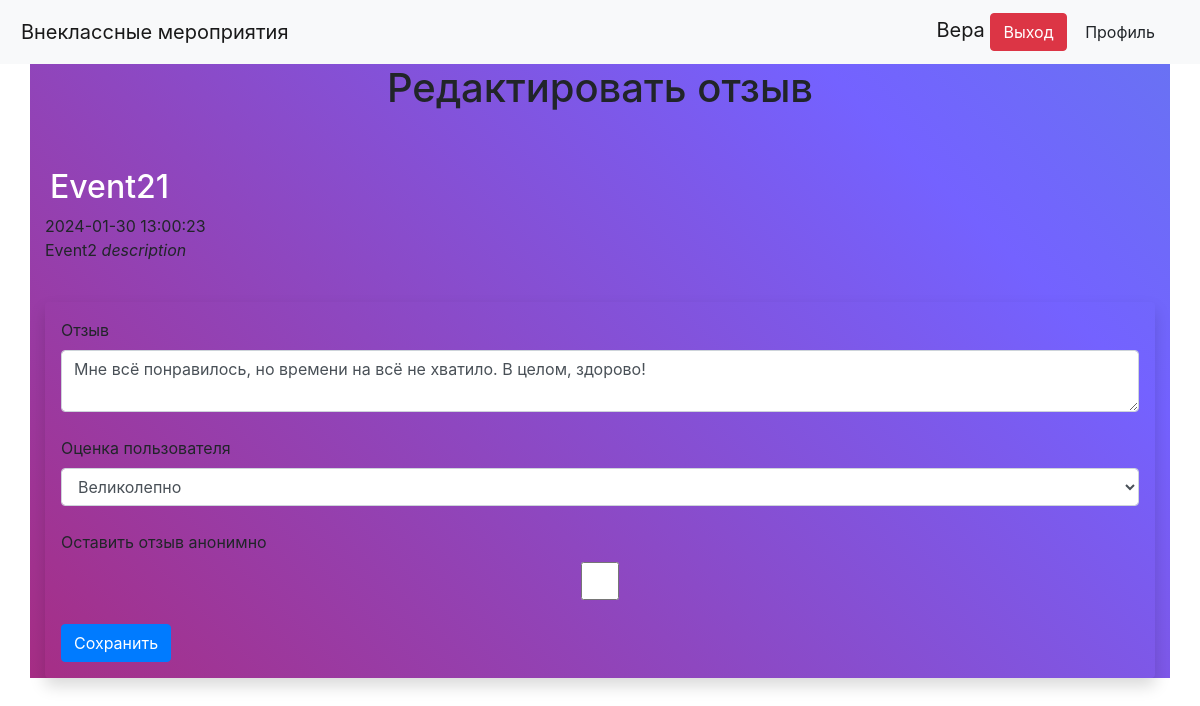
Screenshot of /feedbacks/edit/27 (signed in) with the database file from the repository.
### data/users.py (models this page shows, shortened)
class User(SqlAlchemyBase, UserMixin):
    __tablename__ = 'users'
    id = db.Column(db.Integer, primary_key=True, autoincrement=True)
    name = db.Column(db.VARCHAR, nullable=True)
    email = db.Column(db.VARCHAR, index=True, unique=True, nullable=True)
    last_name = db.Column(db.VARCHAR, nullable=True)
    fathers_name = db.Column(db.VARCHAR, nullable=True)
    occupation = db.Column(db.VARCHAR, nullable=True)
    school_num = db.Column(db.VARCHAR, nullable=True)
    class_num = db.Column(db.VARCHAR, nullable=True)
    city = db.Column(db.VARCHAR, nullable=True)
    about = db.Column(db.VARCHAR, nullable=True)
    hashed_password = db.Column(db.VARCHAR, nullable=True)
    created_date = db.Column(db.DateTime, default=datetime.datetime.now)
    is_active = db.Column(db.CHAR, nullable=True)
    profile_picture = db.Column(db.VARCHAR, nullable=True)
    events = orm.relationship("Events", backref='event_poster')
    feedbacks = orm.relationship("Feedbacks", backref='feedback_poster')

### data/events.py (models this page shows)
class Events(SqlAlchemyBase):
    __tablename__ = 'events'
    id = db.Column(db.Integer, primary_key=True, autoincrement=True)
    title = db.Column(db.VARCHAR, nullable=False)
    description = db.Column(db.VARCHAR, nullable=False)
    event_picture = db.Column(db.VARCHAR, nullable=True)
    event_date_time = db.Column(db.DateTime, default=datetime.datetime.now)
    created_date = db.Column(db.DateTime, default=datetime.datetime.now)
    poster_id = db.Column(db.Integer, db.ForeignKey("users.id"))
    category_id = db.Column(db.Integer, db.ForeignKey("categories.id"))
    feedbacks = orm.relationship("Feedbacks", backref='event')

### data/feedbacks.py (models this page shows)
class Feedbacks(SqlAlchemyBase):
    __tablename__ = 'feedbacks'
    id = db.Column(db.Integer, primary_key=True, autoincrement=True)
    feedback = db.Column(db.VARCHAR, nullable=False)
    user_score = db.Column(db.VARCHAR, nullable=True)
    sentiment_score = db.Column(db.Integer, nullable=True)
    created_date = db.Column(db.DateTime, default=datetime.datetime.now)
    is_anonymous = db.Column(db.Boolean, default=False)
    poster_id = db.Column(db.Integer, db.ForeignKey("users.id"))
    event_id = db.Column(db.Integer, db.ForeignKey("events.id"))

### main.py (the view, shortened to what this page needs)
@app.route('/feedbacks/edit/<int:id>', methods=['GET', 'POST'])
def edit_feedback(id):
    form = FeedbackForm()
    db_sess = db_session.create_session()
    feedback = db_sess.query(Feedbacks).filter(Feedbacks.id == id).first()
    if id == feedback.poster_id or current_user.id == 1:
        form.feedback.data = feedback.feedback
        form.user_score.data = feedback.user_score
        form.is_anonymous.data = feedback.is_anonymous
    else:
        flash("Нельзя редактировать отзывы других пользователей")
    return render_template("edit_feedback.html", form=form, event=feedback.event)

### forms/feedback.py
class FeedbackForm(FlaskForm):
    feedback = TextAreaField("Отзыв", validators=[DataRequired()])
    user_score = SelectField("Оценка пользователя", choices=[(2, 'Нормально'), (3, 'Неплохо'), (4, 'Хорошо'), (5, 'Великолепно')])
    is_anonymous = BooleanField("Оставить отзыв анонимно")
    submit = SubmitField('Сохранить')

### data/db_session.py (called while the page is built)
def create_session() -> Session:
    global __factory
    return __factory()

### main.py (called while the page is built)
@login_manager.user_loader
def load_user(user_id):
    db_sess = db_session.create_session()
    return db_sess.query(User).get(user_id)

### templates/edit_feedback.html (shortened to what this page needs)
{% extends "base.html" %}
{% block content %}
{% if current_user.is_authenticated %}
	<h1>Редактировать отзыв</h1>
	<br/>
<h2><a href="{{ url_for('event', id=event.id)}}">{{ event.title }}</a></h2>
{{ event.event_date_time }}
{{ event.description|safe }}
	<div class="shadow p-3 mb-5 bg-body rounded">
		<form action="" method="POST">
			{{ form.feedback.label(class="form-label") }}
			{{ form.feedback(class="form-control") }}
			<br/>
			{{ form.user_score.label(class="form-label") }}
			{{ form.user_score(class="form-control") }}
			<br/>
			{{ form.is_anonymous.label(class="form-label") }}
			{{ form.is_anonymous(class="form-control") }}
			<br/>
			{{ form.submit(class="btn btn-primary") }}
		</form>
	</div>
{% else %}
	<h2> Для редактирования отзыва необходимо войти в систему...</h2>
	<a href="{{ url_for('login') }}">Вход в систему</a>
{% endif %}
{% endblock %}

### templates/base.html (shortened to what this page needs)
<!doctype html>
<html lang="en">
<head>
    <link rel="stylesheet"
          href="https://stackpath.bootstrapcdn.com/bootstrap/4.4.1/css/bootstrap.min.css"
>
    <link rel="stylesheet" type="text/css" href="{{url_for('static', filename='css/style.css')}}" />
    <link rel="stylesheet" type="text/css" href="{{url_for('static', filename='css/style_maps.css')}}" />
    <link rel="stylesheet" type="text/css" href="{{url_for('static', filename='css/style_def.css')}}" />
    <link rel="stylesheet" type="text/css" href="{{url_for('static', filename='css/info.css')}}" />
</head>
<body>
<header>
    <nav class="navbar navbar-light bg-light">
        <a class="navbar-brand" href="/">Внеклассные мероприятия</a>
        <div class="navbar-brand">
        {% if current_user.is_authenticated %}
                {{ current_user.name }}
                <a class="btn btn-danger" href="/logout" >Выход</a>
                <a class="btn" href="/profile" >Профиль</a>
        {% else %}
                <a class="btn btn-primary" href="/register">Зарегистрироваться</a>
                <a class="btn btn-success" href="/login">Войти</a>
        {% endif %}
        </div>
    </nav>
</header>
<main role="main" class="container">
    {% block content %}{% endblock %}
</main>
</body>
</html>

### static/css/style.css (style rules this page uses)
.container { height: 100%; width: 100%; background: linear-gradient(45deg, #d2001a, #7462ff, #23d5ab); background-size: 300% 300%; animation: color 12s ease-in-out infinite; }
a { color: #FFF; }

### static/css/style_maps.css (style rules this page uses)
a { text-align: center; padding: 5px; }
h1 { text-align: center; }

### static/css/style_def.css (style rules this page uses)
* { margin: 0; }

### rows the page displays
User: name "Вера"
Events: title "Event21", event_date_time "2024-01-30 13:00:23", description "Event2 description"
Feedbacks: feedback "Мне всё понравилось, но времени на всё не хватило. В целом, здорово!", user_score "Великолепно"
